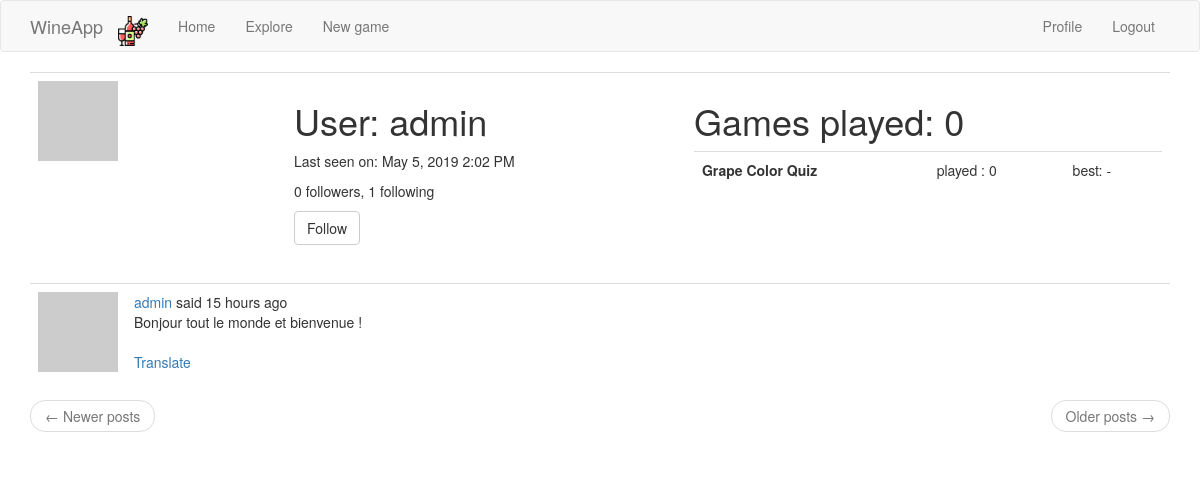
Page /user/admin (signed in) on the committed database.
### app/models.py (models this page shows, shortened)
class User(UserMixin, db.Model):
    id = db.Column(db.Integer, primary_key=True)
    username = db.Column(db.String(64), index=True, unique=True)
    email = db.Column(db.String(120), index=True, unique=True)
    password_hash = db.Column(db.String(128))
    posts = db.relationship('Post', backref='author', lazy='dynamic')
    about_me = db.Column(db.String(140))
    last_seen = db.Column(db.DateTime, default=datetime.utcnow)
    followed = db.relationship(
        'User', secondary=followers,
        primaryjoin=(followers.c.follower_id == id),
        secondaryjoin=(followers.c.followed_id == id),
        backref=db.backref('followers', lazy='dynamic'), lazy='dynamic')
    def avatar(self, size):
        digest = md5(self.email.lower().encode('utf-8')).hexdigest()
        return 'https://www.gravatar.com/avatar/{}?d=identicon&s={}'.format(
            digest, size)
    def is_following(self, user_):
        return self.followed.filter(
            followers.c.followed_id == user_.id).count() > 0

class Post(db.Model):
    id = db.Column(db.Integer, primary_key=True)
    body = db.Column(db.String(140))
    timestamp = db.Column(db.DateTime, index=True, default=datetime.utcnow)
    user_id = db.Column(db.Integer, db.ForeignKey('user.id'))
    language = db.Column(db.String(5))

### app/main/routes.py (the view)
@bp.route('/user/<username>')
@login_required
def user(username):
    user_ = User.query.filter_by(username=username).first_or_404()
    summary_per_type, nb_played_games = get_player_stats(user_)
    page = request.args.get('page', 1, type=int)
    posts = user_.posts.order_by(Post.timestamp.desc()).paginate(
        page, current_app.config['POSTS_PER_PAGE'], False)
    next_url = url_for('main.user', username=user_.username,
                       page=posts.next_num) if posts.has_next else None
    prev_url = url_for('main.user', username=user_.username,
                       page=posts.prev_num) if posts.has_prev else None
    return render_template('user.html', user=user_, posts=posts.items,
                           next_url=next_url, prev_url=prev_url, nb_played_games=nb_played_games,
                           games_data=summary_per_type)

### app/main/routes.py (called while the page is built)
@bp.before_app_request
def before_request():
    if current_user.is_authenticated:
        current_user.last_seen = datetime.utcnow()
        db.session.commit()
    g.locale = str(get_locale())

### app/models.py (called while the page is built)
@login.user_loader
def load_user(id):
    return User.query.get(int(id))

def get_player_stats(user_):
    games = Game.query.filter_by(player_id=user_.id).all()
    games_per_type = {}
    for game_type, game_name in current_app.config['GAMES_TO_NAMES'].items():
        games_per_type[(game_type, game_name)] = [game for game in games if game.game_type == game_type]
    summary_per_type = []
    for (game_type, game_name), games in games_per_type.items():
        summary_per_type.append(
            {
                'name': game_name,
                'type': game_type,
                'nb_played': len(games),
                'best': max(games, key=lambda x: x.score).score if len(games) > 0 else '-'
            }
        )
        return summary_per_type, len(games)

### app/templates/user.html (shortened to what this page needs)
{% extends "base.html" %}
{% block app_content %}
<table class="table table-hover">
    <tr>
        <td width="256px"><img src="{{ user.avatar(256) }}"></td>
        <td>
            <h1>{{ _('User') }}: {{ user.username }}</h1>
            {% if user.last_seen %}
            <p>{{ _('Last seen on') }}: {{ moment(user.last_seen).format('LLL') }}</p>
            {% endif %}
            <p>{{ _('%(count)d followers', count=user.followers.count()) }}, {{ _('%(count)d following',
                count=user.followed.count()) }}</p>
            {% if user == current_user %}
            <p><a class="btn btn-default" href="{{ url_for('main.edit_profile') }}">{{ _('Edit your profile') }}</a></p>
            {% elif not current_user.is_following(user) %}
            <p><a class="btn btn-default" href="{{ url_for('main.follow', username=user.username) }}">{{ _('Follow') }}</a></p>
            {% else %}
            <p><a class="btn btn-default" href="{{ url_for('main.unfollow', username=user.username) }}">{{ _('Unfollow') }}</a></p>
            {% endif %}
        </td>
        <td>
            <h1>Games played: {{ nb_played_games }}</h1>
            <table class="table table-hover">
                {% for game in games_data %}
                <tr onclick="window.location='{{ url_for('main.quick_new_game', game_type=game.type) }}'">
                    <th>{{ game.name }}</th>
                    <td>played : {{ game.nb_played }}</td>
                    <td>best: {{ game.best }}</td>
                    {% endfor %}
                </tr>
            </table>
        </td>
    </tr>
</table>
{% for post in posts %}
{% include '_post.html' %}
{% endfor %}
<nav aria-label="...">
    <ul class="pager">
        <li class="previous{% if not prev_url %} disabled{% endif %}">
            <a href="{{ prev_url or '#' }}">
                <span aria-hidden="true">&larr;</span> {{ _('Newer posts') }}
            </a>
        </li>
        <li class="next{% if not next_url %} disabled{% endif %}">
            <a href="{{ next_url or '#' }}">
                {{ _('Older posts') }} <span aria-hidden="true">&rarr;</span>
            </a>
        </li>
    </ul>
</nav>
{% endblock %}

### app/templates/_post.html (shortened to what this page needs)
    <table class="table table-hover">
        <tr>
            <td width="70px">
                <a href="{{ url_for('main.user', username=post.author.username) }}">
                    <img src="{{ post.author.avatar(70) }}" />
                </a>
            </td>
            <td>
                {{ _('%(username)s said %(when)s',
                    username=user_link, when=moment(post.timestamp).fromNow()) }}
                <br>
                <span id="post{{ post.id }}">{{ post.body }}</span>
                {% if post.language and post.language != g.locale %}
                <br><br>
                <span id="translation{{ post.id }}">
                    <a href="javascript:translate(
                                '#post{{ post.id }}',
                                '#translation{{ post.id }}',
                                '{{ post.language }}',
                                '{{ g.locale }}');">{{ _('Translate') }}</a>
                </span>
                {% endif %}
            </td>
        </tr>
    </table>

### rows in the picture
User: username "admin", last_seen "May 5, 2019 2:02 PM"
Post: body "Bonjour tout le monde et bienvenue !"

### other values in the picture
{{ nb_played_games }} "0"
{{ game.name }} "Grape Color Quiz"
{{ game.nb_played }} "0"
{{ game.best }} "-"
